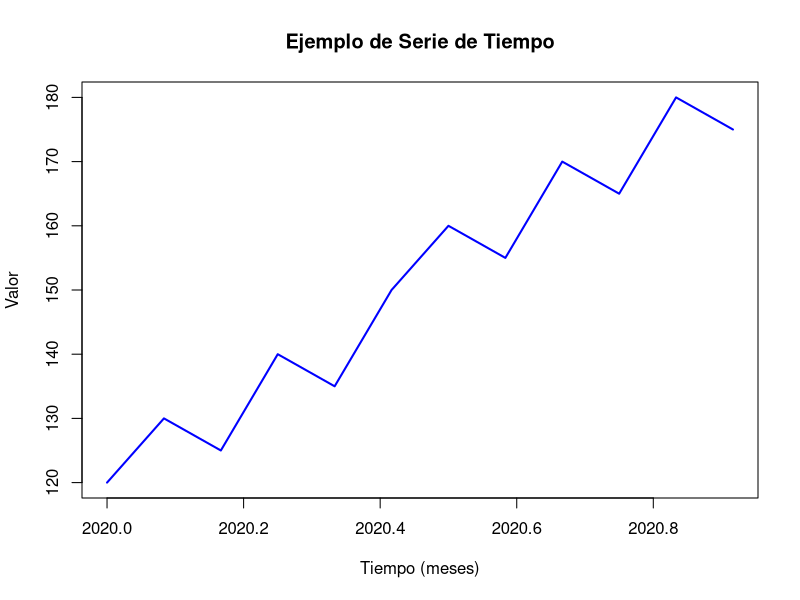

Generate this figure with R:
# crear datos de ejemplo: valores mensuales de una serie
valores <- c(120, 130, 125, 140, 135, 150, 160, 155, 170, 165, 180, 175)

# convertirlos en un objeto de serie temporal (frecuencia 12 = mensual)
ts_datos <- ts(valores, start = c(2020, 1), frequency = 12)

# mostrar los primeros valores
print(ts_datos)

# graficar la serie
plot(ts_datos, main = "Ejemplo de Serie de Tiempo",
     xlab = "Tiempo (meses)", ylab = "Valor",
     col = "blue", lwd = 2)
